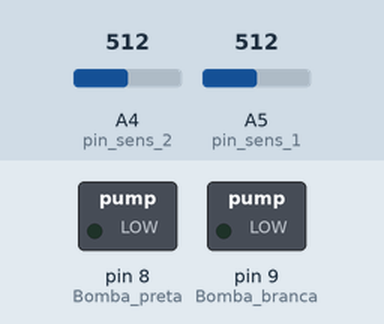
Recording of a sketch running on a simulated Arduino Uno, built with avr-gcc and run on an emulated ATmega328P. Shown: switched loads named in the sketch (green lamp = pin HIGH). Inputs (shaded band) come from the test bench; at power-on: A5 (pin_sens_1) = 512, A4 (pin_sens_2) = 512.

Above: at 1.8 s.
1.9 s: A5 (pin_sens_1) set to 107
3.4 s: A5 (pin_sens_1) set to 89
At 5.2 s:
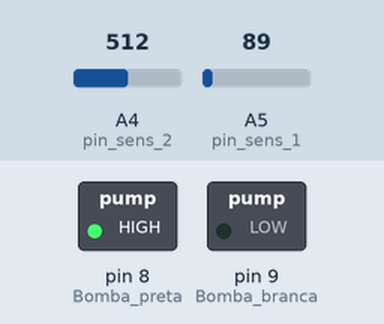
5.5 s: A4 (pin_sens_2) set to 90
7.2 s: A4 (pin_sens_2) set to 76
At 8.5 s:
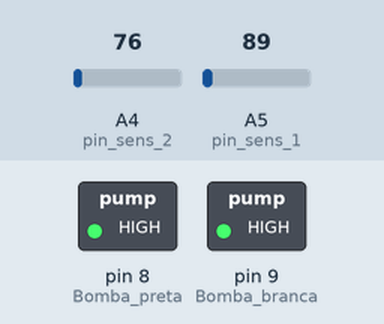
9.5 s: A5 (pin_sens_1) set to 264
12.2 s: A5 (pin_sens_1) set to 286
At 13.6 s:
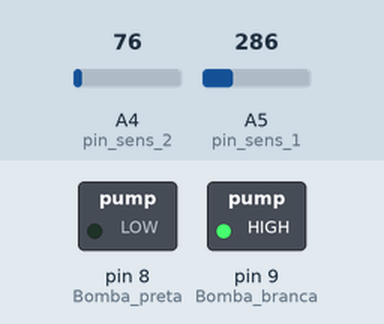
Timing chart, 0 to 15.2 s (numbered marks = the images above; inputs shaded):
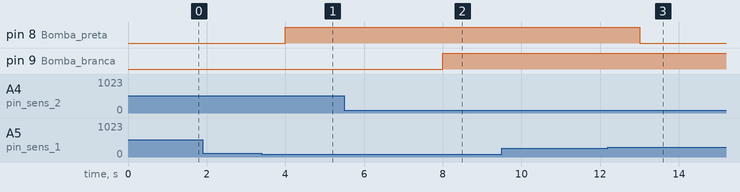

Measured:
- the behaviour switches between 101 and 100 on A5 (pin_sens_1) (found by bisection; images 0 and 1)
- the behaviour switches between 81 and 80 on A4 (pin_sens_2) (found by bisection; images 1 and 2)
- the behaviour switches between 275 and 276 on A5 (pin_sens_1) (found by bisection; images 2 and 3)
- after the input at 1.9 s, every drawn part: stays the same
- after the input at 3.4 s, pin 8 (Bomba_preta): LOW → HIGH after 0.60 s
- after the input at 5.5 s, every drawn part: stays the same
- after the input at 7.2 s, pin 9 (Bomba_branca): LOW → HIGH after 0.80 s
- after the input at 9.5 s, every drawn part: stays the same
- after the input at 12.2 s, pin 8 (Bomba_preta): HIGH → LOW after 0.80 s

The sketch:

test_5.ino
```cpp
//transferir agua de um recipiente para o outro até o nivel de agua no recetor estar a High


int valor_1 = 0;  // holds the value
int valor_2 = 0;  // holds the value
int pin_sens_1 = A5; // sensor 1 pin used
int pin_sens_2 = A4; // sensor 2 pin used
char nivel_agua_1[100]; //guarda o nivel de agua
char nivel_agua_2[100]; //guarda o nivel de agua
char buf[100];
int estado=0; // estado 0 vai da bomba 1 para a bomba 2; estado 1 é o oposto

void setup()
{
  Serial.begin(9600);
  pinMode(8, OUTPUT); //Bomba preta (1)
  pinMode(9, OUTPUT); //Bomba branca (2)
}

void loop()
{

  update_nivel_agua_1();
  update_nivel_agua_2();

  switch (estado)
  {
  case 0:
  if(strcmp(nivel_agua_1,"High")==0)
    digitalWrite(8,LOW); //desliga bomba 1
  else
    {
      digitalWrite(8,HIGH); //liga bomba 1
      estado=1;
    }

  break;
  case 1:
  if(strcmp(nivel_agua_2,"High")==0)
    digitalWrite(9,LOW); //desliga bomba 2
  else
    {
      digitalWrite(9,HIGH); //liga bomba 2
      estado=0;
    }
  break;
  }

  delay(1000);
}

void update_nivel_agua_1()
{
   valor_1 = analogRead(pin_sens_1); //Read data from analog pin and store it to valor variable
   if (valor_1<=100)
  {
    sprintf(nivel_agua_1,"Empty");
  }
  else if (valor_1>275)
  {
    sprintf(nivel_agua_1,"High");
  }
}

void update_nivel_agua_2()
{
   valor_2 = analogRead(pin_sens_2); //Read data from analog pin and store it to valor variable
   if (valor_2<=80)
  {
    sprintf(nivel_agua_2,"Empty");
  }
  else if (valor_2>185)
  {
    sprintf(nivel_agua_2,"High");
  }
}
```
